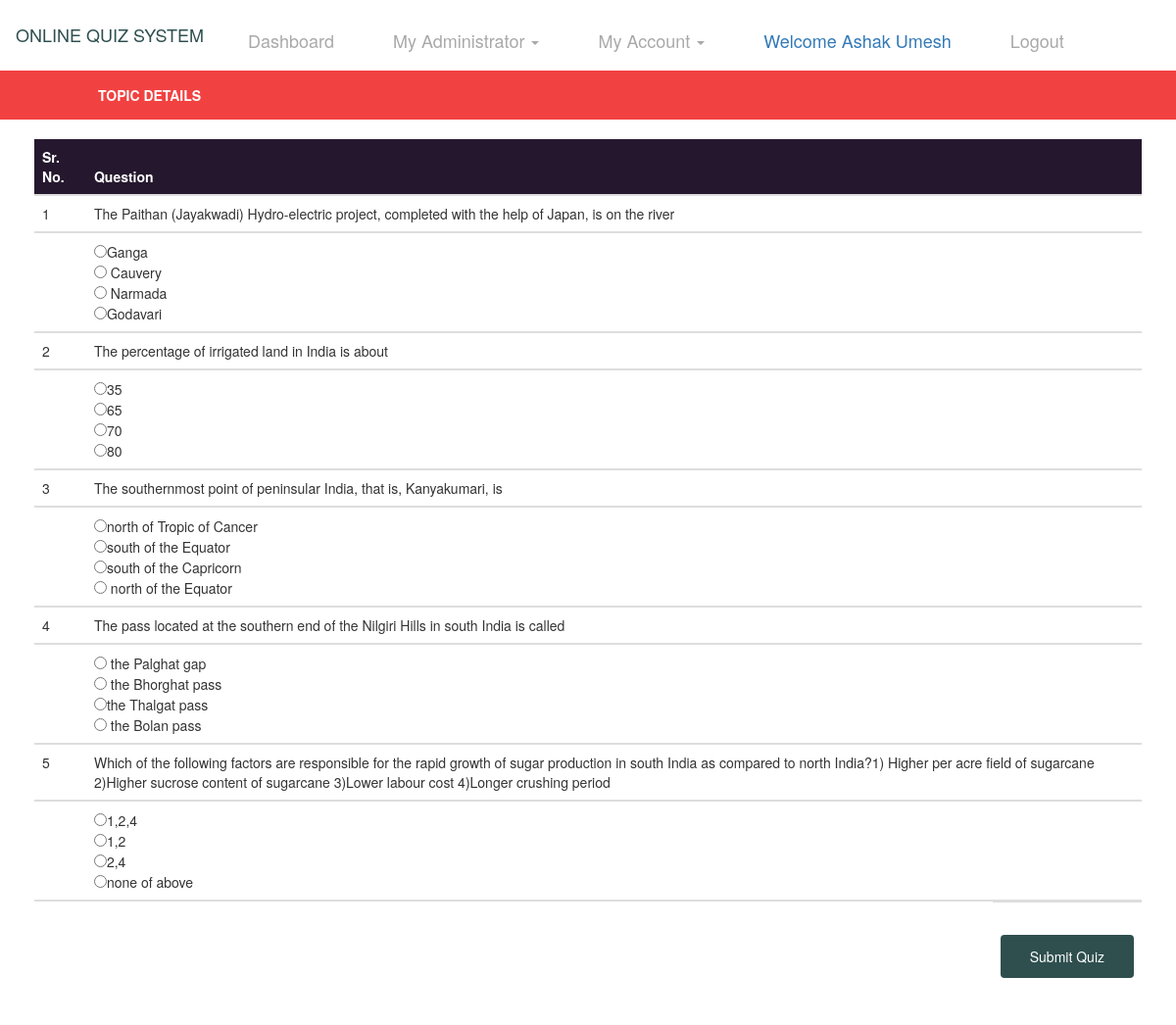
Screenshot of /startquiz/20 (signed in) with the database file from the repository.
### Quiz/models.py (models this page shows, shortened)
class Question(models.Model):
    topic = models.ForeignKey(Topic, on_delete=models.CASCADE, null=True)
    question = models.CharField(max_length=200, null=True)
    option1 = models.CharField(max_length=30, null=True)
    option2 = models.CharField(max_length=30, null=True)
    option3 = models.CharField(max_length=30, null=True)
    option4 = models.CharField(max_length=30, null=True)
    answer = models.CharField(max_length=30, null=True)

### Quiz/views.py (the view, shortened to what this page needs)
# urls.py: path('startquiz/<int:pid>', StartQuiz, name='startquiz'),
def StartQuiz(request,pid):
    if not request.user.is_authenticated:
        return redirect('studentlogin')
    data1 = Topic.objects.get(id=pid)
    data = Question.objects.filter(topic=data1)
    final=[]
    d = {'topic': data}
    return render(request,'startquiz.html',d)

### Quiz/templates/startquiz.html (shortened to what this page needs)
{% extends 'base3.html' %}
{% load static %}
{% block body %}
<div style="background-color:rgb(242, 65, 65);padding:15px">
        <table width="1000" align="center">
    <tr><th style="color:white">TOPIC DETAILS</th>
    </tr>
</table>
</div>
<div class="container" style="padding:20px;border:0px solid white">
    <form action="" method="post">
<table class="table" style="border:0px solid white">
  <thead style="background-color:rgb(37, 24, 46);color:white;border-color:white">
  <tr><th>Sr. No.</th>
      <th>Question</th>
  </tr>
  </thead>
    {% for i in topic %}
    <tbody><tr>
    <td>{{forloop.counter}}</td>
	<td>{{i.question}}</td>
    </tr>
    </tbody>
<tbody>
    <tr><td></td>
        <td><input type="radio" name="que{{forloop.counter}}" value="{{i.option1}}">{{i.option1}}<br>
        <input type="radio" name="que{{forloop.counter}}" value="{{i.option2}}">{{i.option2}}<br>
        <input type="radio" name="que{{forloop.counter}}" value="{{i.option3}}">{{i.option3}}<br>
        <input type="radio" name="que{{forloop.counter}}" value="{{i.option4}}">{{i.option4}}
    </td></tr>
    </tbody>
    {% endfor %}
    <tbody><tr>
        <td></td>
        <td style="float:right"><input type="submit" value="Submit Quiz"></td></tr></tbody>
</table>
    </form>
</div>
{% endblock %}

### Quiz/templates/base3.html (shortened to what this page needs)
<!DOCTYPE html>
<html lang="en">
<head>
    {% load static %}
  <link rel="stylesheet" href="https://maxcdn.bootstrapcdn.com/bootstrap/3.4.0/css/bootstrap.min.css">
  <link rel = stylesheet href = "//cdn.datatables.net/1.10.19/css/jquery.dataTables.min.css">
    <link href="https://stackpath.bootstrapcdn.com/font-awesome/4.7.0/css/font-awesome.min.css" rel="stylesheet">
</head>
<body>
<nav class="navbar navbar-expand-sm bg-info navbar-dark" style="background-color:white">
    <ul class="nav navbar-nav">
      <li class="navbar-brand" style="color:DarkSlateGrey"><h4>ONLINE QUIZ SYSTEM</h4></li>
      <li class="navbar-brand"><a href="{% url 'studentdashboard' %}" style="color:darkgrey">Dashboard</a></li>
      <li class="navbar-brand"><a class="dropdown-toggle" data-toggle="dropdown" href="#" style="color:darkgrey;bottom-padding:18px">My Administrator  <span class="caret"></span></a>
      </li>
      <li class="navbar-brand"><a class="dropdown-toggle" data-toggle="dropdown" href="#" style="color:darkgrey;bottom-padding:18px">My Account  <span class="caret"></span></a>
        </li>
        <li class="navbar-brand"> <a href="#" style="color:Black margin-top:25px">Welcome {{request.user.first_name}} {{request.user.last_name}}</a></li>
        <li class="navbar-brand"><a href="{% url 'logout' %}" style="color:darkgrey">Logout</a></li>
    </ul>
</nav>
{% block body %}
{% endblock %}
</body>
</html>

### Quiz/templates/base3.html (style rules this page uses)
input[type=submit] { background-color: DarkSlateGrey; border: none; color: darkgrey; text-decoration: none; cursor: pointer; }

### Quiz/templates/startquiz.html (style rules this page uses)
input[type=submit] { width:100%; background-color:DarkSlateGray ; color: white; padding:12px 30px; border: none; border-radius: 4px; cursor: pointer; float:center; margin-top: 25px; }

### rows the page displays
Question: question "The Paithan (Jayakwadi) Hydro-electric project, completed with the help of Japan, is on the river", option1 "Ganga", option2 "Cauvery", option3 "Narmada", option4 "Godavari"
Question: question "The percentage of irrigated land in India is about", option1 "35", option2 "65", option3 "70", option4 "80"
Question: question "The southernmost point of peninsular India, that is, Kanyakumari, is", option1 "north of Tropic of Cancer", option2 "south of the Equator", option3 "south of the Capricorn", option4 "north of the Equator"
Question: question "The pass located at the southern end of the Nilgiri Hills in south India is called", option1 "the Palghat gap", option2 "the Bhorghat pass", option3 "the Thalgat pass", option4 "the Bolan pass"
Question: question "Which of the following factors are responsible for the rapid growth of sugar production in south India as compared to north India?1) Higher per acre field of sugarcane 2)Higher sucrose content of sugarcane 3)Lower labour cost 4)Longer crushing period", option1 "1,2,4", option2 "1,2", option3 "2,4", option4 "none of above"

### other values shown
{{ request.user.first_name }} "Ashak"
{{ request.user.last_name }} "Umesh"
